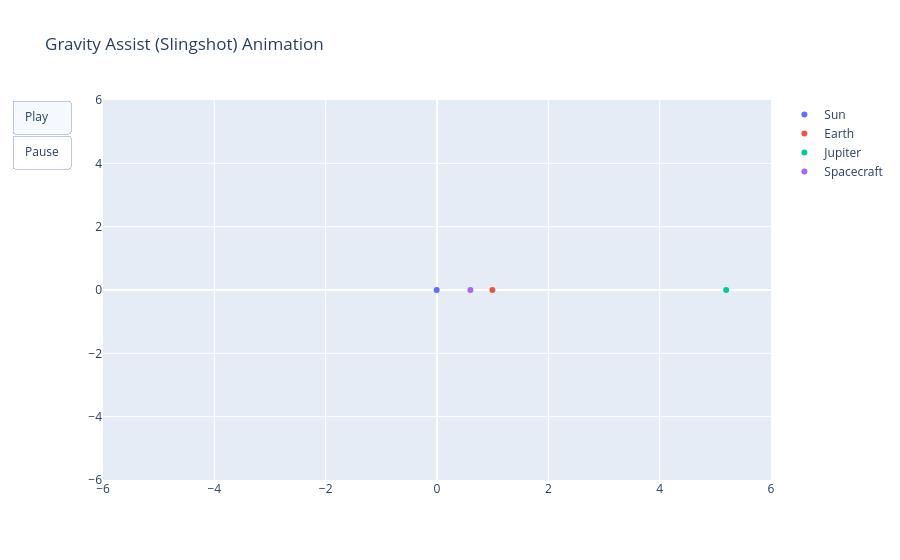

Write notebook code for a chart like this one.
### Code cell
fig = go.Figure(
    data=[
        go.Scatter(x=[sun_x[0]], y=[sun_y[0]], mode='markers', name='Sun'),
        go.Scatter(x=[earth_x[0]], y=[earth_y[0]], mode='markers', name='Earth'),
        go.Scatter(x=[jup_x[0]], y=[jup_y[0]], mode='markers', name='Jupiter'),
        go.Scatter(x=[sc_x[0]], y=[sc_y[0]], mode='markers', name='Spacecraft')
    ],
    frames=frames
)

fig.update_layout(
    title="Gravity Assist (Slingshot) Animation",
    xaxis=dict(range=[-6, 6]),
    yaxis=dict(range=[-6, 6]),
    updatemenus=[{
        "type": "buttons",
        "buttons": [
            {"label": "Play", "method": "animate", "args": [None]},
            {"label": "Pause", "method": "animate", "args": [[None], {"mode": "immediate"}]}
        ]
    }]
)

fig.show()
# Output is not visible in github webpage, refer to Folder/Output-Plotly

### Figure 1 — Plotly figure (JSON) as saved in the notebook; plotly's stock layout.template omitted (floating-point values rounded to 4 significant figures)
{"data": [{"mode": "markers", "name": "Sun", "type": "scatter", "x": [-0.005198], "y": [0]}, {"mode": "markers", "name": "Earth", "type": "scatter", "x": [0.9948], "y": [0]}, {"mode": "markers", "name": "Jupiter", "type": "scatter", "x": [5.195], "y": [0]}, {"mode": "markers", "name": "Spacecraft", "type": "scatter", "x": [0.6], "y": [0]}], "layout": {"title": {"text": "Gravity Assist (Slingshot) Animation"}, "updatemenus": [{"buttons": [{"args": [null], "label": "Play", "method": "animate"}, {"args": [[null], {"mode": "immediate"}], "label": "Pause", "method": "animate"}], "type": "buttons"}], "xaxis": {"range": [-6, 6]}, "yaxis": {"range": [-6, 6]}}}
